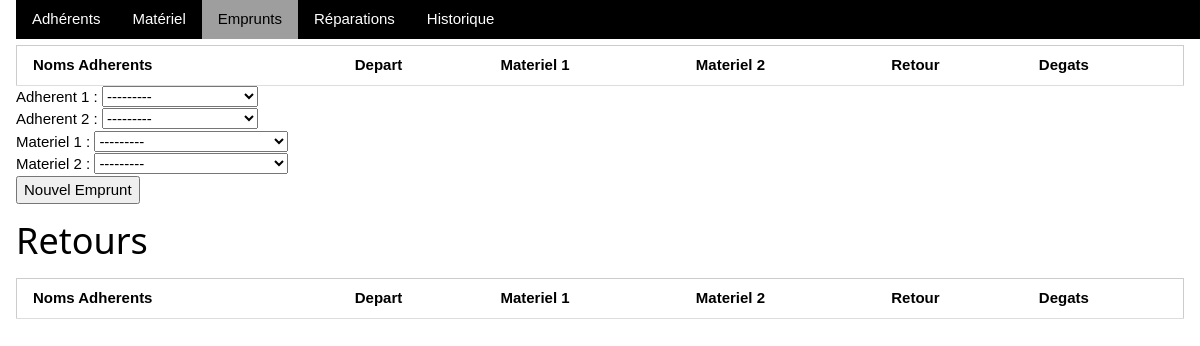
The app's page /, older data.
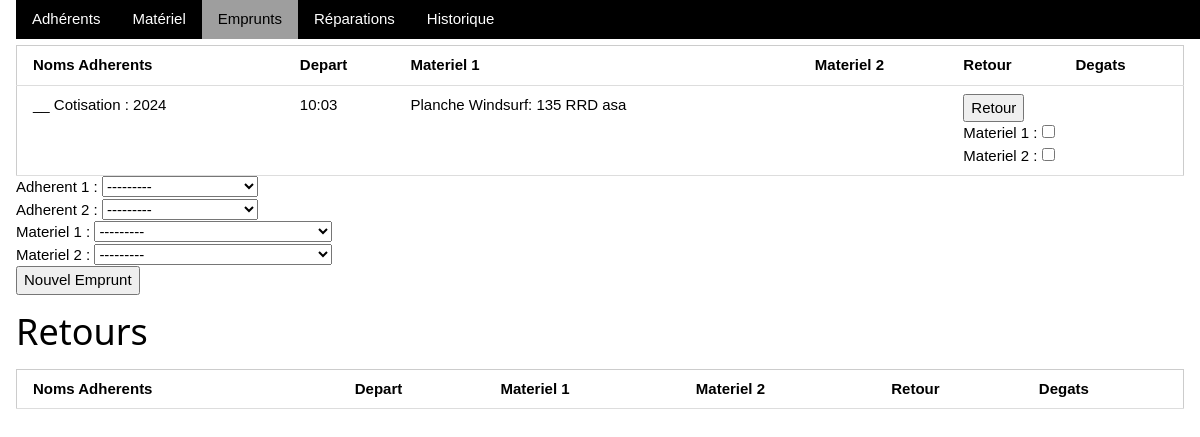
The same page, newer data.
### gestion/models.py (models this page shows, shortened)
class Emprunt(models.Model):
    adherent1 = models.ForeignKey(Adherent, on_delete=models.DO_NOTHING, related_name='adherent1')
    adherent2 = models.ForeignKey(Adherent, on_delete=models.DO_NOTHING, related_name='adherent2', blank=True, null=True)
    gear1 = models.ForeignKey(Gear, on_delete=models.DO_NOTHING, related_name='gear1', default=None)
    gear2 = models.ForeignKey(Gear, on_delete=models.DO_NOTHING, related_name='gear2', default=None, blank=True, null=True)
    startTime = models.DateTimeField(default=timezone.now, blank=False, null=False)
    returnTime = models.DateTimeField(default=None, blank=True, null=True)
    gear1IsDamaged = models.BooleanField(default=False)
    gear2IsDamaged = models.BooleanField(default=False)
    class Meta:
        verbose_name = 'Emprunt'

class Adherent(models.Model):
    name = models.CharField(max_length=64, unique=True)
    adhesion = models.IntegerField()
    def __str__(self):
        return self.name + " __ Cotisation : " + str(self.adhesion)
    class Meta:
        verbose_name = 'Adherent'

class Gear(models.Model):
    name = models.CharField(max_length=64, unique=True)
    category = models.ForeignKey(GearCat, on_delete=models.DO_NOTHING, null=False)
    toRepair = models.BooleanField(default=False)
    photo = models.ImageField(upload_to='photos/', null=True, blank=True)
    def __str__(self):
        return self.category.name + ": " + self.name
    class Meta:
        verbose_name = 'Materiel'

class GearCat(models.Model):
    name = models.CharField(max_length=64, unique=True)
    class Meta:
        verbose_name = "Categorie Materiel"

### gestion/views.py (the view)
# urls.py: path('', views.emprunts, name='emprunts'),
def emprunts(request): # TODO: retour + degats et mise en page du form de l'ajout
    nouvelEmpruntForm = None
    retourForm = None
    if request.method == 'POST':
        if request.POST['action'] == 'Nouvel Emprunt':
            nouvelEmpruntForm = NouvelEmpruntForm(request.POST)
            if nouvelEmpruntForm.is_valid():
                nouvelEmpruntForm.save()
                return redirect('emprunts')
        elif request.POST['action'] == 'Retour':
            retourForm = RetourForm(request.POST)
            emprunt_id = int(request.POST['id'])  # NOT SAFE: should use constructor and add a hidden field
            if retourForm.is_valid():
                emprunt = Emprunt.objects.get(id=emprunt_id)
                emprunt.gear1IsDamaged = retourForm.cleaned_data['gear1IsDamaged']
                emprunt.gear2IsDamaged = retourForm.cleaned_data['gear2IsDamaged']
                emprunt.returnTime = timezone.now()
                emprunt.save()
                gear1 = Gear.objects.get(id=emprunt.gear1.id)
                gear1.toRepair = gear1.toRepair or retourForm.cleaned_data['gear1IsDamaged']
                gear1.save()
                if emprunt.gear2 is not None:
                    gear2 = Gear.objects.get(id=emprunt.gear2.id)
                    gear2.toRepair = gear2.toRepair or retourForm.cleaned_data['gear2IsDamaged']
                    gear2.save()
                return redirect('emprunts')
    else:
        nouvelEmpruntForm = NouvelEmpruntForm()
        retourForm = RetourForm()
    context = {
        "pageName": "emprunts",
        "nouvelEmpruntForm": nouvelEmpruntForm,
        "retourForm": retourForm,
        "sortis":  Emprunt.objects.filter(returnTime__isnull=True).order_by('startTime'),
        "rentres": Emprunt.objects.filter(returnTime__isnull=False).filter(startTime__day=timezone.now().day)
                                                                   .filter(startTime__month=timezone.now().month)
                                                                   .filter(startTime__year=timezone.now().year)
                                                                   .order_by('returnTime'),
    }
    return render(request, "gestion/emprunts.html", context)

### gestion/forms.py
class NouvelEmpruntForm(forms.ModelForm):
    adherent1 = forms.ModelChoiceField(queryset=Adherent.objects.all(), label="Adherent 1", required=True)
    adherent2 = forms.ModelChoiceField(queryset=Adherent.objects.all(), label="Adherent 2", required=False)
    gear1 = forms.ModelChoiceField(queryset=Gear.objects.all(), label="Materiel 1", required=True)
    gear2 = forms.ModelChoiceField(queryset=Gear.objects.all(), label="Materiel 2", required=False)
    class Meta:
        model = Emprunt
        fields = ['adherent1', 'adherent2', 'gear1', 'gear2']

class RetourForm(forms.Form):
    gear1IsDamaged = forms.BooleanField(required=False, label="Materiel 1")
    gear2IsDamaged = forms.BooleanField(required=False, label="Materiel 2")
    class Meta:
        fields = ['gear1IsDamaged', 'gear2IsDamaged']

### gestion/templates/gestion/emprunts.html (shortened to what this page needs)
{% include "gestion/head.html" %}
        <table class="table-sortable w3-table-all w3-hoverable">
            <thead>
            <tr>
                <th data-sort="string">Noms Adherents</th>
                <th data-sort="string">Depart</th>
                <th data-sort="string">Materiel 1</th>
                <th data-sort="string">Materiel 2</th>
                <th>Retour</th>
                <th>Degats</th>
            </tr>
            </thead>
            <tbody
            {% for e in sortis %}
                <tr>
                    <td>{{ e.adherent1 }}<br>{% if e.adherent2 %}{{ e.adherent2 }} {% endif %}</td>
                    <td>{{ e.startTime.time }}</td>
                    <td>
                    {% if e.gear1 %}
                        {% if e.gear1.photo %}
                            <img src="{{ e.gear1.photo.url }}" alt="" width="100" height="100">
                        {% else %}
                            {{ e.gear1 }}
                        {% endif %}
                    {% endif %}
                    </td>
                    <td>
                    </td>
                    <td colspan="2">
                        <form method="post">
                            <input type="submit" name="action" value="Retour">
                            {{ retourForm.as_div }}
                        </form>
                    </td>
            {% endfor %}
            </tbody>
        </table>
        <div>
            <form method="post">
                {{ nouvelEmpruntForm.as_div }}
                <input type="submit" name="action" value="Nouvel Emprunt">
            </form>
        </div>
        <div>
            <h1 class="l1">Retours</h1>
        </div>
        <table class="table-sortable w3-table-all w3-hoverable">
            <thead>
            <tr>
                <th data-sort="string">Noms Adherents</th>
                <th data-sort="string">Depart</th>
                <th data-sort="string">Materiel 1</th>
                <th data-sort="string">Materiel 2</th>
                <th data-sort="string">Retour</th>
                <th>Degats</th>
            </tr>
            </thead>
        </table>
    </div>
</body>

Row changes from the older to the newer data that the page shows:
now on this page (row edited): Emprunt: adherent1 "__ Cotisation : 2024", startTime.time "10:03", gear1 "Planche Windsurf: 135 RRD asa"
